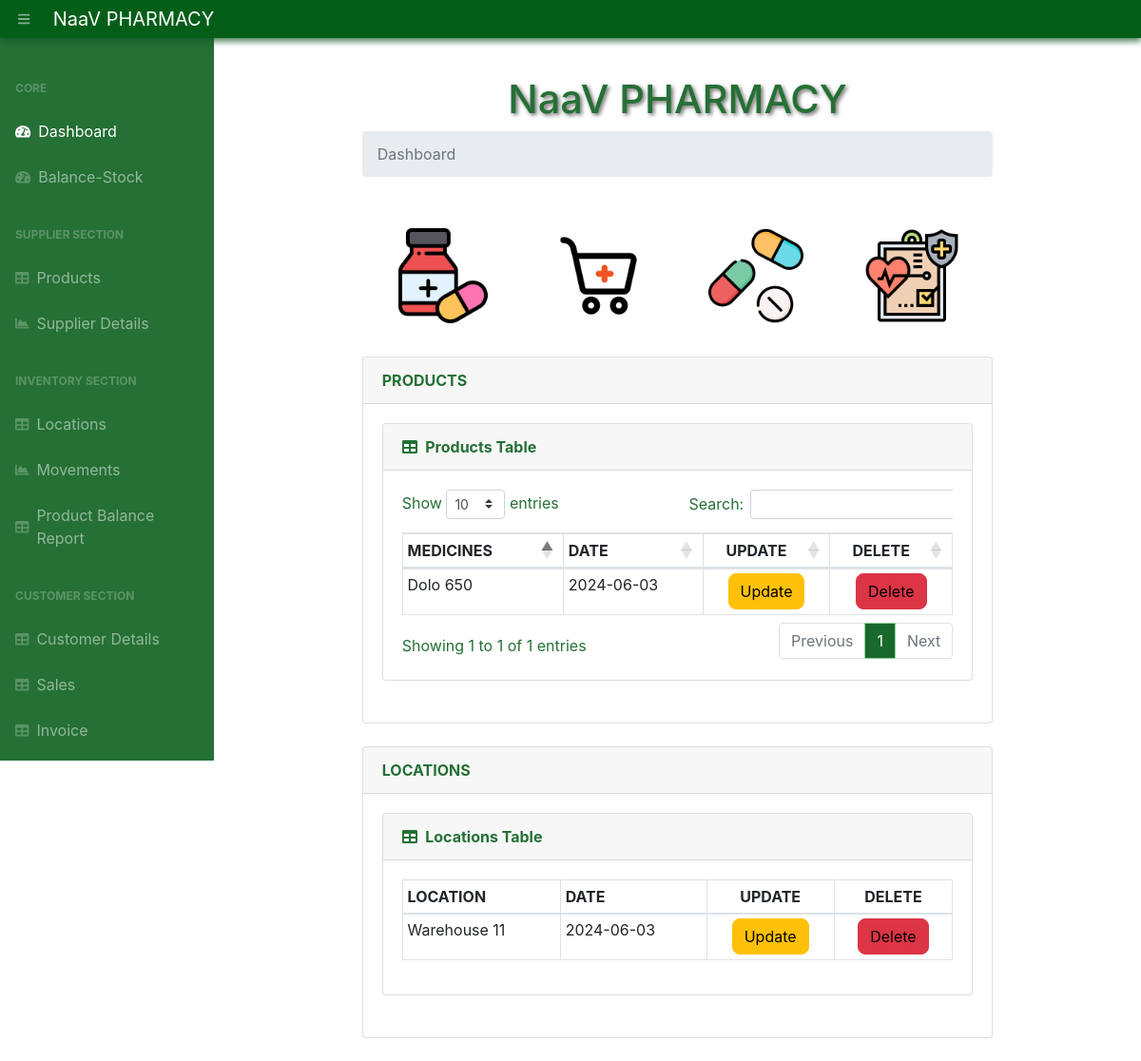
The page / on the database its author committed.
### app.py (models this page shows, shortened)
class Product(db.Model):
    __tablename__ = 'products'
    product_id      = db.Column(db.String(200), primary_key=True)
    quantity = db.Column(db.Integer)
    category = db.Column(db.String(50))
    price = db.Column(db.Float)
    date_created = db.Column(db.DateTime, default=datetime.utcnow)

class Location(db.Model):
    __tablename__   = 'locations'
    location_id     = db.Column(db.String(200), primary_key=True)
    date_created    = db.Column(db.DateTime, default=datetime.utcnow)

### app.py (the view, shortened to what this page needs)
@app.route('/', methods=["POST", "GET"])
def index():
    if (request.method == "POST") and ('location_name' in request.form):
        location_name    = request.form["location_name"]
        new_location     = Location(location_id=location_name)
        try:
            db.session.add(new_location)
            db.session.commit()
            return redirect("/")
        except:
            return "There Was an issue while add a new Location"
    else:
        products    = Product.query.order_by(Product.date_created).all()
        locations   = Location.query.order_by(Location.date_created).all()
        return render_template("index.html", products = products, locations = locations)

### templates/index.html (shortened to what this page needs)
{% extends 'base.html' %}
{% block content %}
<main>
    <div class="container-fluid">
        <h1 class="mt-4">NaaV PHARMACY</h1>
        <ol class="breadcrumb mb-4">
            <li class="breadcrumb-item active">Dashboard</li>
        </ol>
        <div class="image-container">
            <img src="../static/image/image/medicine.png" alt="Meds" class="responsive-image">
            <img src="../static/image/image/shopping-cart.png" alt="Mobile" class="responsive-image" >
            <img src="../static/image/image/capsules.png" alt="Mobile" class="responsive-image" >
            <img src="../static/image/image/medical-report.png" alt="Mobile" class="responsive-image" >
        </div>
        <div class="card mb-4">
            <div class="card-header"><b>PRODUCTS</b></div>
            <div class="card-body">
                <div class="card mb-4">
                <div class="card-header">
                    <i class="fas fa-table mr-1"></i>
                    <b>Products Table</b>
                </div>
                <div class="card-body">
                    <div class="table-responsive">
                        {% if products|length < 1 %}
                        <h4>There are no Products, add one above</h4>
                        {% else %}
                        <table class="table table-bordered" id="dataTable" width="100%" cellspacing="0">
                            <thead>
                                <tr>
                                    <th>MEDICINES</th>
                                    <th>DATE</th>
                                    <th id="update">UPDATE</th>
                                    <th id="delete">DELETE</th>
                                </tr>
                            </thead>
                            <tbody>
                                {% for product in products %}
                                <tr>
                                    <td>{{ product.product_id }}</td>
                                    <td>{{ product.date_created.date() }}</td>
                                    <td>
                                        <div class="sub">
                                            <button class="btn btn-warning btn-xs" type="submit"><a href="/update-product/{{ product.product_id }}">Update</a></button>
                                        </div>
                                    </td>
                                    <td>
                                        <div class="sub">
                                            <button class="btn btn-danger btn-xs" type="submit"><a href="/delete-product/{{ product.product_id }}">Delete</a></button>
                                        </div>
                                    </td>
                                </tr>
                                {% endfor %}
                            </tbody>
                        </table>
                        {% endif %}
                </div>
            </div>
                </div>
            </div>
        </div>
        <div class="card mb-4">
            <div class="card-header"><b>LOCATIONS</b></div>
            <div class="card-body">
                <div class="card mb-4">
                <div class="card-header">
                    <i class="fas fa-table mr-1"></i>
                    <b>Locations Table</b>
                </div>
                <div class="card-body">
                    <div class="table-responsive">
                        {% if locations|length < 1 %}
                        <h4>There are no Locations, add one above</h4>
                        {% else %}
                        <table class="table table-bordered" id="dataTable" width="100%" cellspacing="0">
                            <thead>
                                <tr>
                                    <th>LOCATION</th>
                                    <th>DATE</th>
                                    <th id="update">UPDATE</th>
                                    <th id="delete">DELETE</th>
                                </tr>
                            </thead>
                            <tbody>
                                {% for location in locations %}
                                <tr>
                                    <td>{{ location.location_id }}</td>
                                    <td>{{ location.date_created.date() }}</td>
                                    <td>
                                        <div class="sub">
                                            <button class="btn btn-warning btn-xs" type="submit"><a href="/update-location/{{ location.location_id }}">Update</a></button>
                                        </div>
                                    </td>
                                    <td>
                                        <div class="sub">
                                            <button class="btn btn-danger btn-xs" type="submit"><a href="/delete-location/{{ location.location_id }}">Delete</a></button>
                                        </div>
                                    </td>
                                </tr>
                                {% endfor %}
                            </tbody>
                        </table>
                        {% endif %}
                </div>
            </div>
                </div>
            </div>
        </div>
    </div>
</main>
{% endblock %}

### templates/base.html (shortened to what this page needs)
<!DOCTYPE html>
<html lang="en">
<head>
    <link rel="stylesheet" href="{{ url_for('static', filename='css/bootstrap/styles.css')}}">
    <link href="https://cdn.datatables.net/1.10.20/css/dataTables.bootstrap4.min.css" rel="stylesheet" />
</head>
<body class="sb-nav-fixed">
    <nav class="sb-topnav navbar navbar-expand navbar-dark bg-dark">
        <button class="btn btn-link btn-sm order-1 order-lg-0" id="sidebarToggle" href="#"><i class="fas fa-bars"></i></button>
        <a class="navbar-brand" href="/">NaaV PHARMACY</a>
    </nav>
    <div id="layoutSidenav">
        <div id="layoutSidenav_nav">
            <nav class="sb-sidenav accordion sb-sidenav-dark" id="sidenavAccordion">
                <div class="sb-sidenav-menu">
                    <div class="nav">
                        <div class="sb-sidenav-menu-heading">Core</div>
                        <a class="nav-link" href="/">
                            <div class="sb-nav-link-icon"><i class="fas fa-tachometer-alt"></i></div>
                            Dashboard
                        </a>
                        <a class="nav-link" href="/balance-stock/">
                            <div class="sb-nav-link-icon"><i class="fas fa-tachometer-alt"></i></div>
                            Balance-Stock
                        </a>
                        <div class="sb-sidenav-menu-heading">SUPPLIER SECTION</div>
                        <a class="nav-link" href="/products/">
                            <div class="sb-nav-link-icon"><i class="fas fa-table"></i></div>
                            Products
                        </a>
                        <a class="nav-link" href="/suppliers/">
                            <div class="sb-nav-link-icon"><i class="fas fa-chart-area"></i></div>
                            Supplier Details
                        </a>
                        <div class="sb-sidenav-menu-heading">INVENTORY SECTION</div>
                        <a class="nav-link" href="/locations/">
                            <div class="sb-nav-link-icon"><i class="fas fa-table"></i></div>
                            Locations
                        </a>
                        <a class="nav-link" href="/movements/">
                            <div class="sb-nav-link-icon"><i class="fas fa-chart-area"></i></div>
                            Movements
                        </a>
                        <a class="nav-link" href="/product-balance/">
                            <div class="sb-nav-link-icon"><i class="fas fa-table"></i></div>
                            Product Balance Report
                        </a>
                        <div class="sb-sidenav-menu-heading">CUSTOMER SECTION</div>
                        <a class="nav-link" href="/customers/">
                            <div class="sb-nav-link-icon"><i class="fas fa-table"></i></div>
                            Customer Details
                        </a>
                        <a class="nav-link" href="/sales/">
                            <div class="sb-nav-link-icon"><i class="fas fa-table"></i></div>
                            Sales
                        </a>
                        <a class="nav-link" href="/invoice/">
                            <div class="sb-nav-link-icon"><i class="fas fa-table"></i></div>
                            Invoice
                        </a>
                        <a id="chatbotLink" class="nav-link" href="/chatbot/">ChatBot</a>
                    </div>
                </div>
            </nav>
        </div>
        <div id="layoutSidenav_content" class="chat-align">
            {% block content %}
            {% endblock %}
        </div>
    </div>
</body>
</html>

### rows shown on the page
Product: product_id "Dolo 650", date_created "2024-06-03"
Location: location_id "Warehouse 11", date_created "2024-06-03"
